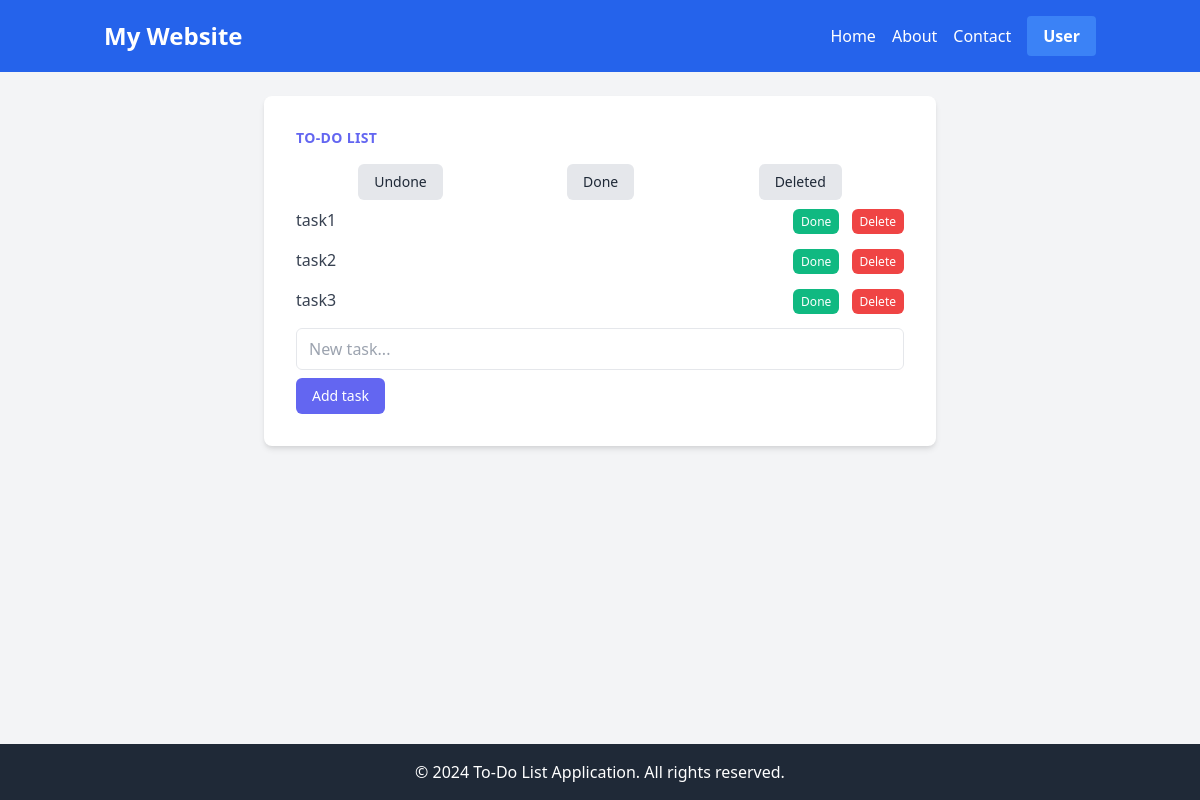
Before: /todolist/ with the older database file.
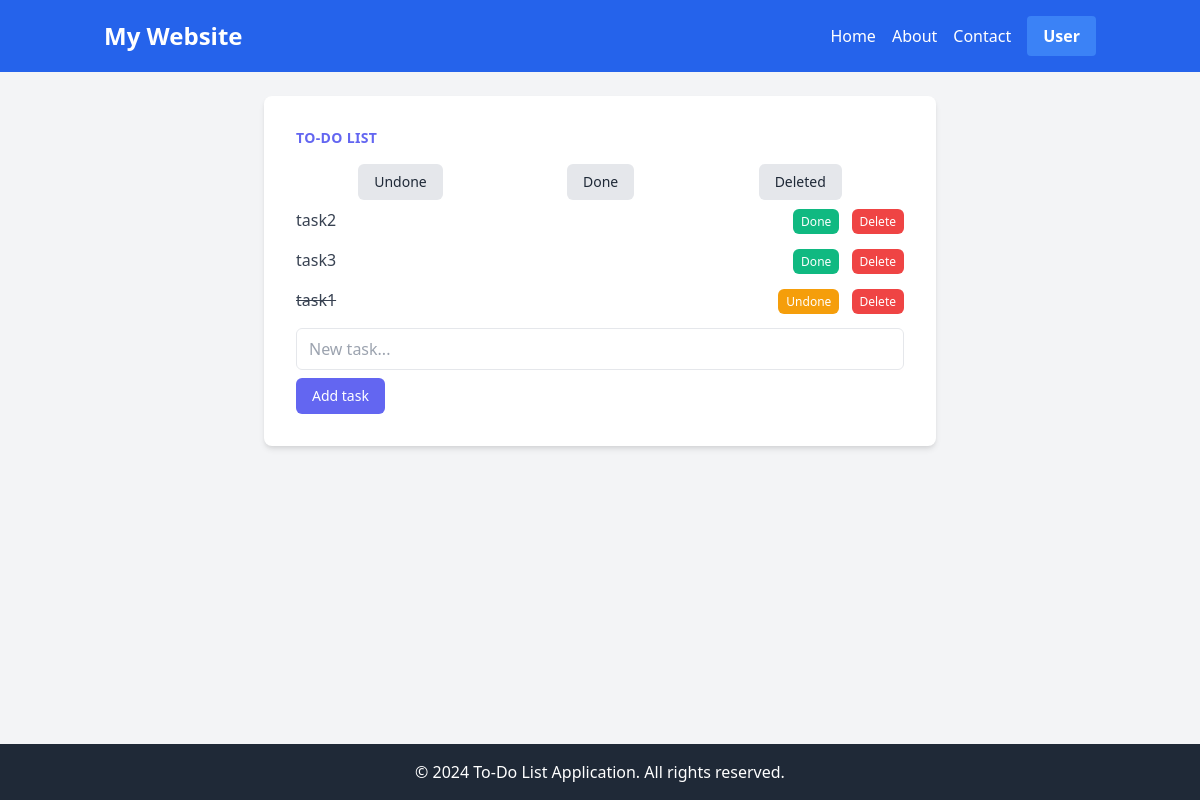
After: the same page with the newer database file.
### todoList/models.py (models this page shows, shortened)
class Todolist(models.Model):
    taskName = models.CharField(max_length=100)
    isDone = models.BooleanField(default=False)
    updatedDate = models.DateTimeField(auto_now=True)
    isDeleted = models.BooleanField(default=False)

### todoList/views.py (the view, shortened to what this page needs)
# urls.py: path('todolist/',include('todoList.urls')),
def todoList(request):
    session_key = request.session.session_key
    if(not session_key):
        request.session.create()
        session_key = request.session.session_key
    pageFilter = request.GET.get('filter')
    if pageFilter:
        if pageFilter.lower() == 'undone':
            taskList = Todolist.objects.filter(isDeleted=False, isDone=False).order_by('updatedDate','id')
        elif pageFilter.lower() == 'done':
            taskList = Todolist.objects.filter(isDeleted=False, isDone=True).order_by('updatedDate','id')
        elif pageFilter.lower() == 'deleted':
            taskList = Todolist.objects.filter(isDeleted=True).order_by('updatedDate','id')
        else:
            return redirect('todoList:index')
    else:
        taskList = Todolist.objects.filter(isDeleted=False).order_by('isDone','updatedDate','id')
    daysKeep = 3
    past_date_before_daysKeep = timezone.now() - timedelta(days = daysKeep)
    filteredList = [i for i in taskList if (i.isDone and i.updatedDate >= past_date_before_daysKeep) or not i.isDone ]
    """ filteredList = []
    for i in taskList:
        if (i.isDone  and i.updatedDate >= past_date_before_daysKeep) or not i.isDone:
            filteredList.append(i)
         """
    data = {
        'filteredList':filteredList,
    }
    return render(request, 'todoList/todoList.html',data)

### templates/todoList/todoList.html (shortened to what this page needs)
{% extends 'todoList/base.html' %}
{% block mainContent%}
  <main class="flex-grow p-6">
    <div class="max-w-md mx-auto bg-white rounded-lg shadow-md overflow-hidden md:max-w-2xl">
        <div class="md:flex">
            <div class="p-8 w-full">
                <div class="uppercase tracking-wide text-sm text-indigo-500 font-semibold">To-Do List</div>
                <div class="mt-4 flex justify-around">
                    <a href="{%url 'todoList:index' %}?filter=undone" class="px-4 py-2 bg-gray-200 text-gray-800 text-sm font-medium rounded-md hover:bg-gray-300">Undone</a>
                    <a href="{%url 'todoList:index' %}?filter=done" class="px-4 py-2 bg-gray-200 text-gray-800 text-sm font-medium rounded-md hover:bg-gray-300">Done</a>
                    <a href="{%url 'todoList:index' %}?filter=deleted" class="px-4 py-2 bg-gray-200 text-gray-800 text-sm font-medium rounded-md hover:bg-gray-300">Deleted</a>
                </div>
                <div class="mt-2">
                    <ul class="space-y-4">
                        {% for task in filteredList%}
                        <li class="flex items-center justify-between">
                            {% if task.isDone %}
                            <span class="text-gray-700"><strike>{{task.taskName}}</strike></span>
                            {% else  %}
                            <span class="text-gray-700">{{task.taskName}}</span>
                            {% endif %}
                            <div>
                                {% if task.isDone %}
                                <a href="{% url 'todoList:update' task.id%}" class="px-2 py-1 bg-yellow-500 text-white text-xs font-medium rounded-md hover:bg-yellow-700">Undone</a>
                                {% else  %}
                                <a href="{% url 'todoList:update' task.id%}" class="px-2 py-1 bg-green-500 text-white text-xs font-medium rounded-md hover:bg-green-700">Done</a>
                                {% endif %}
                                {% if task.isDeleted %}
                                <button type='button' class="px-2 py-1  text-xs font-medium rounded-md ml-2 cursor-not-allowed" disabled>Already Deleted</button>
                                {% else %}
                                <a href= "{% url 'todoList:delete' task.id%}" class="px-2 py-1 bg-red-500 text-white text-xs font-medium rounded-md hover:bg-red-700 ml-2" >Delete</a>
                                {% endif %}
                            </div>
                        </li>
                        {% endfor %}
                    </ul>
                </div>
                <div class="mt-4">
                    <form method='POST'>
                        <input type="text" name='taskSubject' placeholder="New task..." class="px-3 py-2 border rounded-md w-full mb-2">
                        <input type="submit" class="px-4 py-2 bg-indigo-500 text-white text-sm font-medium rounded-md hover:bg-indigo-700" value='Add task'>
                    </form>
                </div>
            </div>
        </div>
    </div>
</main>
{% endblock mainContent%}

Changed rows visible on the page:
changed Todolist "task1": isDone "Done" → "Undone"; moves down the list
